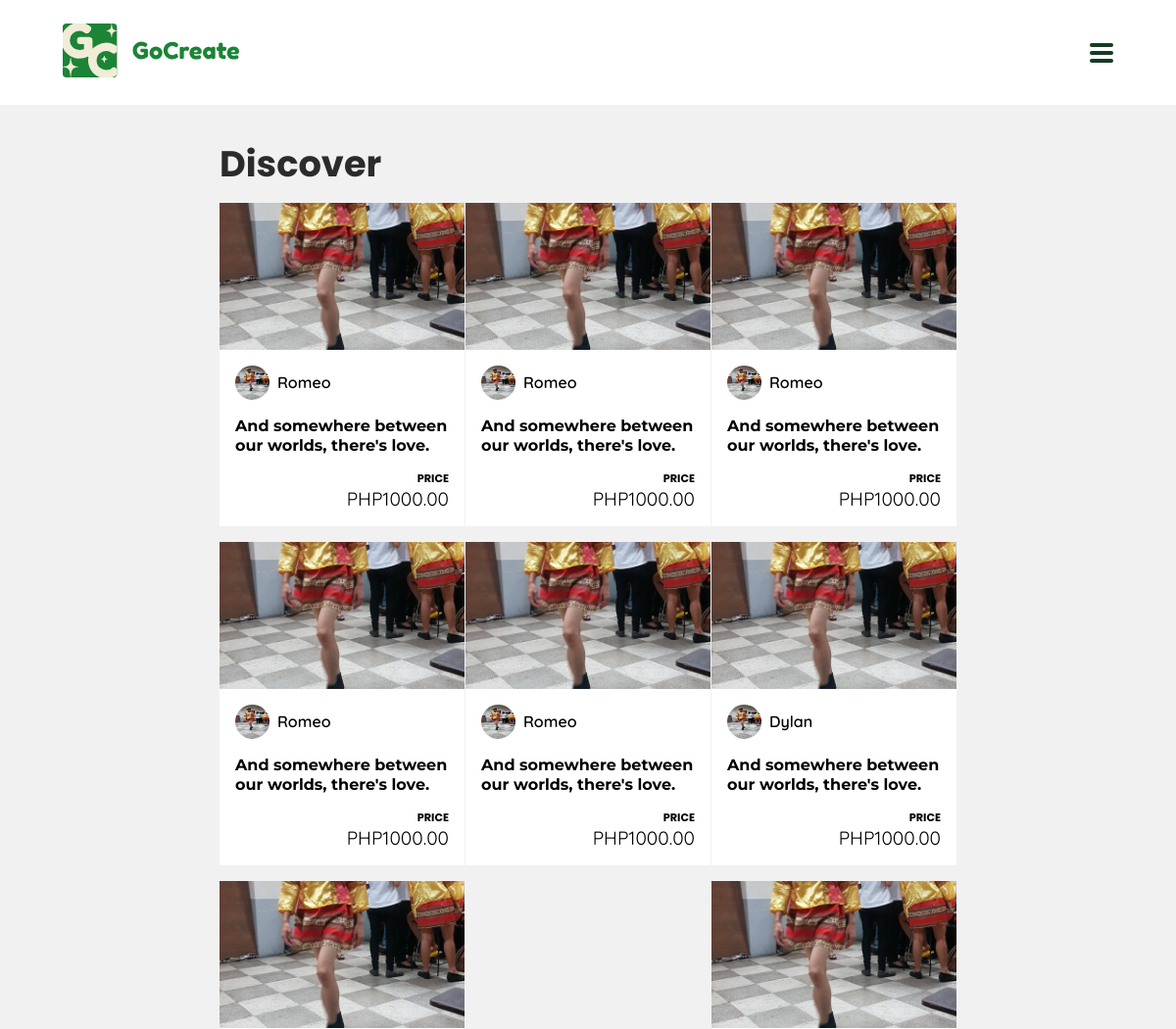
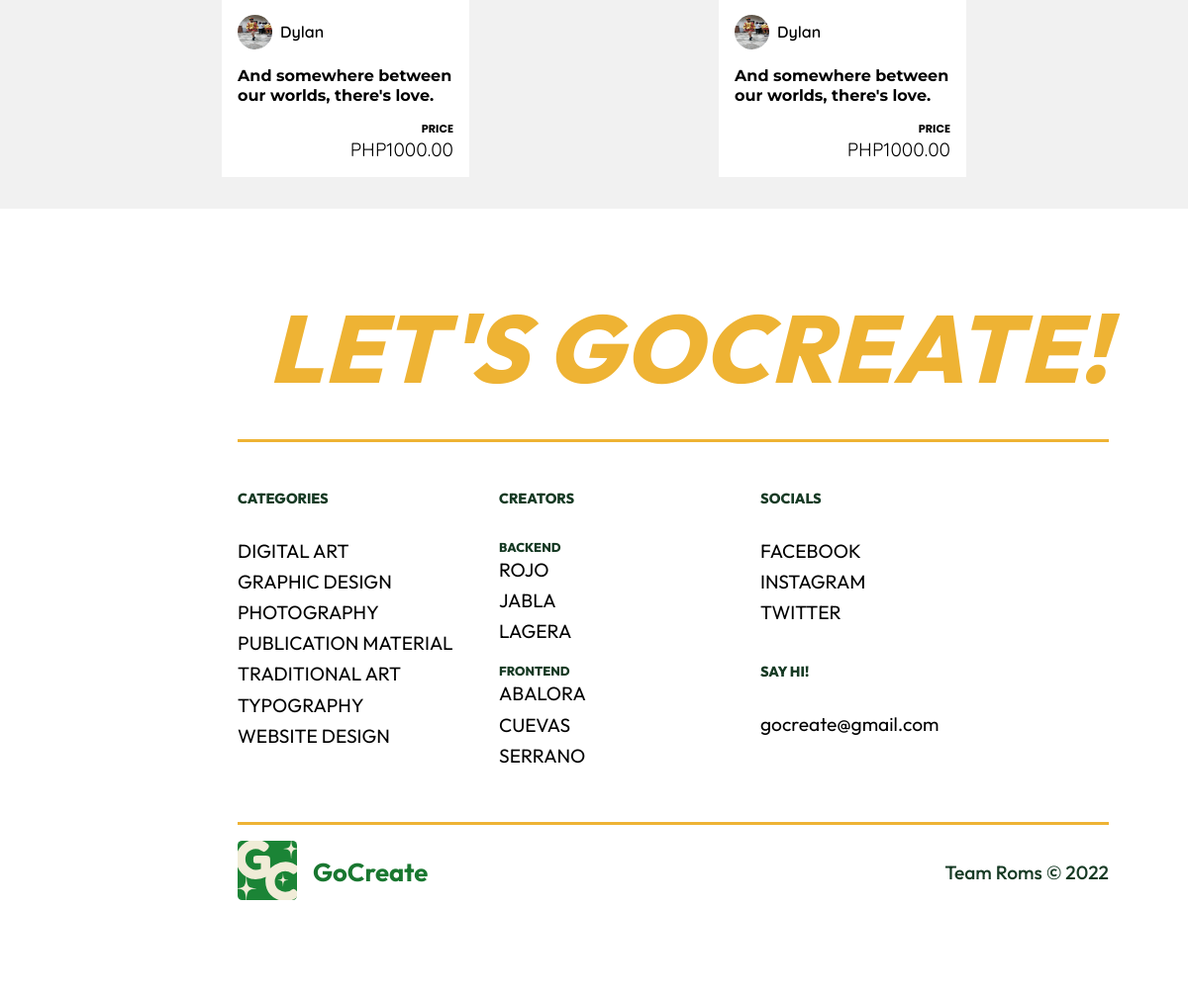
The page /index.php/users/buyerhomepage (signed in) on the database its author committed (2 pictures, top to bottom).
### tables this page shows
CREATE TABLE `service` (
  `serviceId` int(11) NOT NULL,
  `userId` varchar(255) NOT NULL,
  `serviceImage` varchar(255) NOT NULL,
  `serviceTitle` varchar(255) NOT NULL,
  `serviceDescrp` varchar(255) NOT NULL,
  `serviceCategory` varchar(255) NOT NULL,
  `servicePrice` varchar(255) NOT NULL,
  `serviceMOD` varchar(255) NOT NULL,
  `serviceTimeFrame` varchar(255) NOT NULL
);

### application/controllers/users.php (called while the page is built, shortened)
<?php
class Users extends CI_Controller {
	public function buyerhomepage($id= NULL){
        $this->load->model('projectModel');
        $project=$this->projectModel->getProject();
        for ($i=0; $i<count($project);$i++ ){
            $result=$this->usersModel->getUser($project[$i]['userId']);
            $project[$i]['seller']=$result[0]['usersName'];
            $project[$i]['sellerpic']=$result[0]['profilepic'];
            $project[$i]['selleruid']=$result[0]['usersUid'];
        }
        $output['project']=$project;
		$this->load->view('homepage/buyerhomepage', $output);
	}
}

### index.php (called while the page is built, shortened)
<?php
require_once BASEPATH.'core/CodeIgniter.php';

### application/models/project_model.php (called while the page is built, shortened)
<?php
class Project_model extends CI_Model {
	private $table = "service";
    public function getProject($id=null, $user=null, $category=null){
		$query = $this->db->get($this->table);
		return $query->result_array();
    }
}

### application/models/users_model.php (called while the page is built, shortened)
<?php
class Users_model extends CI_Model {
	private $table = "users";
	public function getUser($id=null, $userCategory=null){
		if(isset($id) && $id != null){
			$this->db->where('usersId', $id);
		}
		$query = $this->db->get($this->table);
		return $query->result_array();
	}
}

### application/views/homepage/buyerhomepage.php (the view, shortened to what this page needs)
<!DOCTYPE html>
<html lang="en">
<head>
    <link href='https://cdn.jsdelivr.net/npm/boxicons@2.0.5/css/boxicons.min.css' rel='stylesheet'>
    <link rel="stylesheet" href="https://cdnjs.cloudflare.com/ajax/libs/font-awesome/4.7.0/css/font-awesome.min.css">
    <link rel="stylesheet" href="<?php echo base_url('assets/css/nav-styles.css')?>">
    <link rel="stylesheet" href="<?php echo base_url('assets/css/footer-styles.css')?>">
    <link rel="stylesheet" href="<?php echo base_url('assets/css/buyer-home-styles.css')?>">
    <link rel="stylesheet" href="<?php echo base_url('assets/css/lightslider.css')?>">
</head>
<body>
    <div class="big-wrapper light">
        <header>
            <div class="nav-container">
                <div class="logo">
                    <a href="<?php echo base_url()."users/userSort"?>"><img src="<?php echo base_url('assets/img/buyer-logo.svg')?>" class="header-logo"></a>
                </div>
                <div class="hamburger-menu">
                    <div class="bar"></div>
                </div>
            </div>
        </header>
    </div>
    <section id="slider">
        <div class="slider-title">
            <h2>Discover</h2>
        </div>
        <div class="card-container">
            <?php if (empty($project) != 0) { ?>
                <p><?php echo "No Records Found" ?></p>
            <?php } else { ?>
                <?php for ($i = 0; $i < 8; $i++) { ?>
                    <?php if (isset($project[$i]['serviceImage'])) { ?>
                        <div class="card">
                            <div class="slide-img">
                                <img src="<?php echo $project[$i]['serviceImage'] ?>" alt="">
                            </div>
                            <div class="detail-box">
                                <div class="detail-box-container">
                                    <div class="seller-details">
                                        <img src="<?= $project[$i]['sellerpic'] ?>" alt="profile">
                                        <a href="browse-seller.html"><?= $project[$i]['seller'] ?></a>
                                    </div>
                                    <div class="service-details">
                                        <a href="browse-service.html">And somewhere between our worlds, there's love.</a>
                                    </div>
                                    <div class="price-details">
                                        <h2>PRICE</h2>
                                        <p>PHP<?= $project[$i]['servicePrice'] ?>.00</p>
                                    </div>
                                </div>
                            </div>
                        </div>
    <?php } ?>
<?php } ?>
<?php } ?>
</div>
    </section>
    <footer class="footer-section">
        <div class="footer-container">
            <h1>Let's GoCreate!</h1>
            <span class="footer-divider"></span>
            <div class="footer">
                <div class="footer-row">
                    <div class="footer-column">
                        <h3>Categories</h3>
                        <ul>
                            <li><a href="category-digital-art.html" class="underline">Digital Art</a></li>
                            <li><a href="category-graphic-design.html" class="underline">Graphic Design</a></li>
                            <li><a href="category-photography.html" class="underline">Photography</a></li>
                            <li><a href="category-publication-material.html" class="underline">Publication Material</a>
                            </li>
                            <li><a href="category-traditional-art.html" class="underline">Traditional Art</a></li>
                            <li><a href="category-typography.html" class="underline">Typography</a></li>
                            <li><a href="category-website-design.html" class="underline">Website Design</a></li>
                        </ul>
                    </div>
                    <div class="footer-column">
                        <h3>Creators</h3>
                        <ul>
                            <li>
                                <h5>Backend</h5>
                            </li>
                            <li><button class="underline" id="creator-roms">Rojo</button></li>
                            <li><button class="underline" id="creator-dylan">Jabla</button></li>
                            <li><button class="underline" id="creator-errol">Lagera</button></li>
                            <li>
                                <h5>Frontend</h5>
                            </li>
                            <li><button class="underline" id="creator-aba">Abalora</button></li>
                            <li><button class="underline" id="creator-ros">Cuevas</button></li>
                            <li><button class="underline" id="creator-saey">Serrano</button></li>
                        </ul>
                    </div>
                    <div class="footer-column">
                        <h3>Socials</h3>
                        <ul>
                            <li><a href="https://www.facebook.com/GoCreatePhilippines/?ref=page_internal" target="_blank" class="underline">Facebook</a></li>
                            <li><a href="https://www.instagram.com/thegocreate/" target="_blank" class="underline">Instagram</a></li>
                            <li><a href="https://twitter.com/thegocreate" target="_blank" class="underline">Twitter</a>
                            </li>
                        </ul>
                        <div class="say-hi">
                            <h3>Say Hi!</h3>
                            <div class="e-mail">
                                <h2 class="underline" id="copy-email">gocreate@gmail.com</h2>
                            </div>
                        </div>
                    </div>
                </div>
            </div>
            <span class="footer-divider"></span>
            <div class="footer-rights-container">
                <div class="footer-logo">
                    <a href="#">
                        <img src="img/logo.svg">
                    </a>
                    <h3>GoCreate</h3>
                </div>
                <div class="footer-rights">
                    <p>Team Roms &copy; 2022</p>
                </div>
            </div>
        </div>
    </footer>
</body>
</html>

### assets/css/nav-styles.css (style rules this page uses)
*, *::before, *::after { padding: 0; margin: 0; box-sizing: border-box; }
body { background-color: #f1f1f1; font-family: 'Quicksand', sans-serif; }
img { width: 180px; }
a { text-decoration: none; }
.big-wrapper { position: relative; padding: 1.5rem 1rem; width: 100%; min-height: 10vh; overflow: hidden; background-color: #FFFFFF; }
.nav-container { position: relative; width: 100%; margin: 0 auto; padding: 0 3rem; z-index: 10; }
header { position: relative; z-index: 70; }
header .nav-container { display: flex; justify-content: space-between; align-items: center; }
.hamburger-menu { position: relative; z-index: 99; width: 1.5rem; height: 2rem; display: flex; align-items: center; justify-content: center; cursor: pointer; display: none; }
.hamburger-menu .bar { position: relative; width: 100%; height: 4px; background-color: #163A24; border-radius: 3px; transition: 0.5s; }
.bar::before, .bar::after { content: ""; position: absolute; width: 100%; height: 100%; background-color: #163A24; border-radius: 3px; transition: 0.5s; }
.bar::before { transform: translateY(-8px); }
.bar::after { transform: translateY(8px); }
.hamburger-menu { display: flex; }

### assets/css/footer-styles.css (style rules this page uses)
* { margin: 0; padding: 0; box-sizing: border-box; }
footer { background-color: #ffffff; }
ul { list-style: none; }
button { outline: none; background: none; border: none; }
a { text-decoration: none; }
.footer-container { padding: 5rem 5rem 5rem 15rem; }
.footer-container h1 { font-family: 'Outfit', serif; font-weight: 800; font-style: italic; text-transform: uppercase; font-size: 6rem; letter-spacing: 1px; color: #eeb334; margin-bottom: 2rem; text-align: end; user-select: none; }
.footer-divider { width: 100%; height: 3px; background-color: #eeb334; display: flex; }
.footer { margin: 3rem 0; }
.footer-logo img { width: 60px; }
.footer-row { display: flex; flex-wrap: wrap-reverse; }
.footer-column { width: 30%; }
.footer-column h3 { font-family: 'Outfit', sans-serif; font-size: 0.9rem; text-transform: uppercase; font-weight: 800; margin-bottom: 2rem; color: #163A24; }
.footer-column h5 { font-family: 'Outfit', sans-serif; font-size: 0.8rem; text-transform: uppercase; font-weight: 800; margin-top: 1rem; color: #163A24; }
.footer-column ul li { margin-bottom: 0.2rem; }
.footer-column ul li button { font-family: 'Outfit', sans-serif; font-size: 1.2rem; text-transform: uppercase; color: #000000; transition: 1s; font-weight: 400; cursor: pointer; }
.footer-column ul li a { font-family: 'Outfit', sans-serif; font-size: 1.2rem; text-transform: uppercase; color: #000000; transition: 1s; font-weight: 400; }
.underline { display: inline-block; padding-bottom: 0.25rem; position: relative; }
.underline::before { content: ""; position: absolute; left: 0; bottom: 0; width: 0; height: 2px; background-color: #eeb334; transition: width 0.25s ease-out; }
.say-hi { padding-top: 2rem; }
.footer-rights-container { margin: 1rem 0; display: flex; justify-content: space-between; align-items: center; }
.footer-logo { display: flex; justify-content: center; align-items: center; column-gap: 1rem; }
.footer-logo h3 { font-family: 'Outfit', sans-serif; font-size: 1.6rem; color: #197730; user-select: none; }
.footer-rights p { font-family: 'Outfit', sans-serif; font-size: 1.2rem; font-weight: 500; color: #163A24; }
.e-mail { position: relative; }
.e-mail h2 { cursor: pointer; font-family: 'Outfit', sans-serif; font-size: 1.2rem; font-weight: 400; color: #000000; transition: 1s; }

### rows shown on the page
service: serviceImage (picture), seller "Romeo", servicePrice "1000"
service: serviceImage (picture), seller "Romeo", servicePrice "1000"
service: serviceImage (picture), seller "Romeo", servicePrice "1000"
service: serviceImage (picture), seller "Romeo", servicePrice "1000"
service: serviceImage (picture), seller "Romeo", servicePrice "1000"
service: serviceImage (picture), seller "Dylan", servicePrice "1000"
service: serviceImage (picture), seller "Dylan", servicePrice "1000"
service: serviceImage (picture), seller "Dylan", servicePrice "1000"
